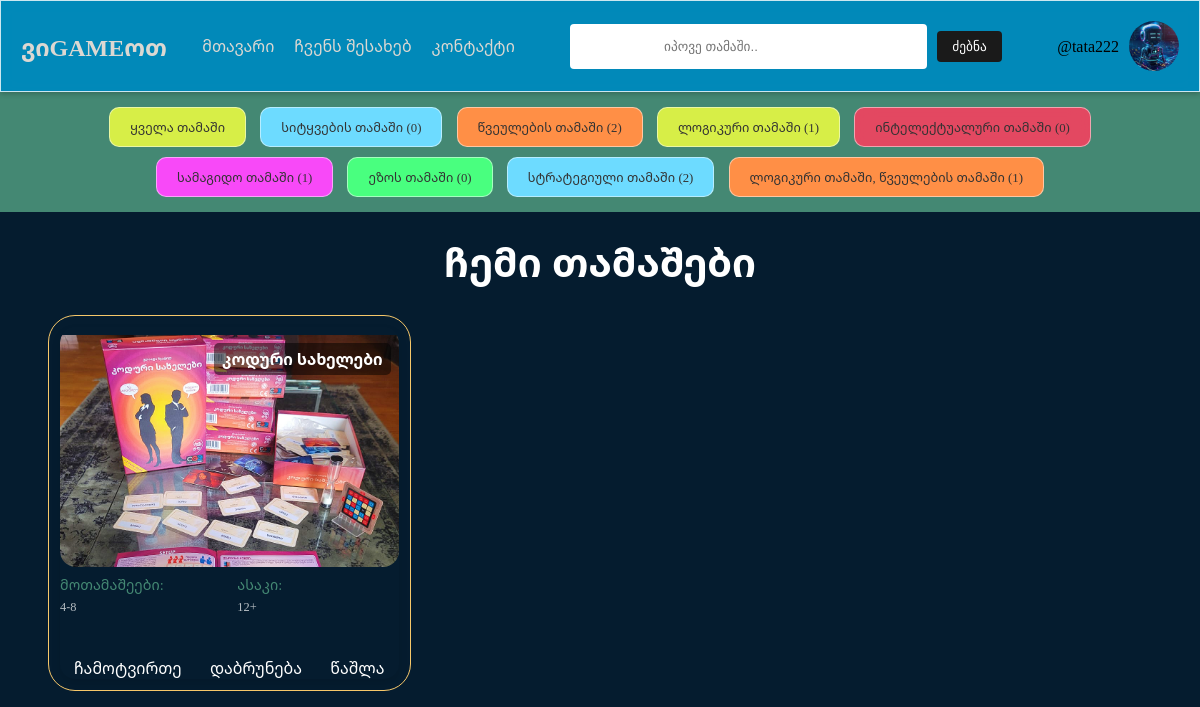
Screenshot of /profile/1/ (signed in) with the database file from the repository.
### findgame/models.py (models this page shows, shortened)
class User(AbstractUser):
    games = models.ManyToManyField(Game, blank=True, related_name='users')
    bio = models.TextField(null=True)
    avatar = models.ImageField(null=True, default='avatar.png')

class Category(models.Model):
    name = models.CharField(max_length=200)
    def __str__(self):
        return self.name

class Game(models.Model):
    creator = models.ForeignKey('User', on_delete=models.SET("Unknown Creator"))
    name = models.CharField(max_length=100)
    picture = models.ImageField(null=True, blank=True)
    equipment = models.CharField(max_length=100)
    category = models.ManyToManyField(Category, blank=True, related_name='games') #Many To Many
    recommendedAges = models.ForeignKey(Age, on_delete=models.PROTECT) #One To Many
    numberOfPlayers = models.CharField(max_length=20)
    keyFeatures = models.CharField(max_length=2000)
    tips = models.CharField(max_length=500)
    description = models.TextField(max_length=2000)
    howToPlay = models.TextField(max_length=20000)
    content = models.FileField(null=True)
    created = models.DateTimeField(auto_now_add=True)  #შენახვის დრო
    updated = models.DateTimeField(auto_now=True)
    class Meta:
        ordering = ['-created']

class Age(models.Model): #ყოველთვის ეს მშობელი კლასი გადაეცემა
    age = models.CharField(max_length=20)
    def __str__(self): # როგორ გამოჩნდეს ადმინში
        return self.age

### findgame/views.py (the view)
# urls.py: path('profile/<str:pk>/', views.profile, name='profile'),
def profile(request, pk):
    user = User.objects.get(id=pk) #დაფილტრული იუზერი
    q = request.GET.get('q') if request.GET.get('q') != None else ""
    games = user.games.filter(Q(name__icontains=q) | Q(description__icontains=q) | Q(category__name__icontains=q))  #ეს home-დან დავაკოპირე
    games = list(set(games))
    categories = Category.objects.all()
    heading = "ჩემი თამაშები"
    context = {'games': games, 'user': user, "heading": heading, "categories": categories}
    return render(request, 'findgame/profile.html', context)

### findgame/templates/findgame/profile.html (shortened to what this page needs)
{% extends 'main.html' %}
{% block content %}
    {% include 'findgame/game_card.html' %}
{% endblock %}

### templates/navbar.html (shortened to what this page needs)
{% load static %}
  <header>
    <nav class="navbar">
      <div class="container">
        <div class="logo">ვიGAMEოთ</div>
        <ul class="nav-links">
          <li><a href="{% url 'home' %}">მთავარი</a></li>
          <li><a href="{% url 'about' %}">ჩვენს შესახებ</a></li>
          <li><a href="{% url 'contact' %}">კონტაქტი</a></li>
        </ul>
        <form class="search-bar" role="search" action="">
          <input name = "q" type="text" placeholder=" იპოვე თამაში.. " aria-label="search">
          <button type="submit">ძებნა</button>
        </form>
        {% if request.user.is_authenticated %}
          <div class="profile-container">
              @{{ request.user.username }}
            <img src="{{ request.user.avatar.url }}" alt="Profile" class="profile-icon" id="profileIcon">
          </div>
          {% else %}
          <div class="sign-in-container">
              <a href="{% url 'login' %}" class="sign-in-button">შესვლა</a>
          </div>
        {% endif %}
      </div>
    </nav>
  </header>

### templates/lower_navbar.html
<nav class="lower-navbar">
    <ul>
        <li class="color3"><a  href="{% url 'home' %}">ყველა თამაში</a></li>
    {% for category in categories %}
        <li class="color{% cycle '1' '2' '3' '4' '5' '6' %}">
            <a href="{{ request.path }}?q={{ category.name }}">
            {{ category}} ({{ category.games.count }})
            </a>
        </li>
    {% endfor %}
    </ul>
</nav>

### findgame/templates/findgame/game_card.html
           {% load static %}
    <br>
    <div class="centered-heading">
        <h1 id="unique" class="new">{{ heading }}</h1>
    </div>
    <br>
<div class="container">
    <div class="grid">
        {% for game in games %}
        <div class="grid__item">
        <div class="card" tabindex="0">
        <div class="card__header relative">
            <a href="{% url 'game_description' game.id %}" class="more-button">
            <div class="card__image-container">
                <img src="{{ game.picture.url }}" alt="{{ game.name }}" class="card__image box-full">
                <h2 class="card__image-title">{{ game.name }}</h2>
            </div>
            </a>
        </div>
        <div class="card__content">
            <div class="card-details">
                <div class="detail-section">
                    <h2>მოთამაშეები:</h2>
                    <p>{{ game.numberOfPlayers }}</p>
                </div>
                <div class="detail-section">
                    <h2>ასაკი:</h2>
                    <p>{{ game.recommendedAges }}</p>
                </div>
            </div>
            <div class="card_buttons flex items-center space-between">
                <a href="{% url 'reading' game.id %}" class="btn">ჩამოტვირთე</a>
                {% if request.user.is_authenticated %}
                    {% if game in request.user.games.all %}
                        <a href="{% url 'remove' game.id %}" class="btn">დაბრუნება</a>
                    {% else %}
                        <a href="{% url 'adding' game.id %}" class="btn">❤</a>
                    {% endif %}
                    {% if request.user == game.creator %}
                        <a href="{% url 'delete_game' game.id %}" class="btn">წაშლა</a>
                    {% endif %}
                {% endif %}
            </div>
        </div>
    </div>
    </div>
        {% endfor %}
    </div>
    </div>

### static/styles/styles.css (style rules this page uses)
h1, h2, h3, p { margin: 0; }
h1 { font-size: 2.5rem; margin-bottom: 1rem; }
h2 { font-size: 1.8rem; margin-bottom: 0.8rem; }
p { font-size: 1rem; line-height: 1.6; }
.centered-heading { text-align: center; }
.profile-container { color: black; margin-left: 20px; }
.lower-navbar { background-color: #448873; display: flex; text-align: center; }
.lower-navbar ul { list-style: none; padding: 5px; margin: 5px; }
.lower-navbar li { display: inline-block; }
.lower-navbar a { backdrop-filter: blur(10px); border: 1px solid rgba(255, 255, 255, 0.5); display: block; margin: 5px; padding: 10px 20px; border-radius: 10px; text-decoration: none; color: #333; font-size: 0.8rem; }
.lower-navbar .color1 a { background-color: #6ddbff }
.lower-navbar .color2 a { background-color: #ff8f46; }
.lower-navbar .color3 a { background-color: #f0ff40db; }
.lower-navbar .color4 a { background-color: #fa3f5fe0; }
.lower-navbar .color5 a { background-color: #f849f8; }
.lower-navbar .color6 a { background-color: #49ff7f; }

### static/styles/base.css (style rules this page uses)
:root { --color-dark-01: 210, 11%, 7%; --color-dark-02: 210, 7%, 11%; --color-gray: 212, 6%, 46%; --color-light-orange: 40, 89%, 69%; --color-light-green: 143, 40%, 82%; --color-offwhite: 34, 89%, 96%; --color-crimson: 9, 80%, 65%; --duration: 0.4s; --ease: cubic-bezier(0.45, 0.05, 0.55, 0.95); --heading-1: 1.8rem, 1.6rem + 0.5vw, 2rem; --lh-default: 1.5; --ff-primary: 'DM Sans'; --ff-fallback: sans-serif; --rounded-xs: 0.4rem; --rounded-sm: 1rem; --spacer-xs: 1rem; --spacer-sm: 2rem; --spacer-grid: 2rem; --shadow-default: 0px 4px 16px rgba(17, 17, 26, 0.1), 0px 8px 32px rgba(17, 17, 26, 0.051); }
body { font-family: 'Noto Sans Georgian', serif; margin: 0; background-color: #051c2f; color: #fff; }
h1, h2, h3, p { margin: 0; }
h1 { font-size: 2.5rem; margin-bottom: 1rem; }
h2 { font-size: 1.8rem; margin-bottom: 0.8rem; }
p { font-size: 1rem; line-height: 1.6; }
a { text-decoration: none; color: white; }
.centered-heading { text-align: center; }
.grid { grid-template-columns: repeat(auto-fill, minmax(18rem, 1fr)); gap: var(--spacer-grid); width: 90%; }
.flex { display: flex; }

### static/styles/cards.css (style rules this page uses)
.card { display: inline-block; min-width: 25%; max-height: 30% padding: 0.3rem; border-radius: 15px; overflow: hidden; box-shadow: 0 5px 10px rgba(0, 0, 0, 0.1); transition: transform var(--duration) var(--ease), box-shadow var(--duration) var(--ease); outline: 1px solid hsl(var(--color-light-orange)); outline-offset: 0.7rem; }
.card__header { height: 15rem; overflow: hidden; border-radius: var(--rounded-sm); }
.card__image { width: 100%; height: 100%; object-fit: cover; transition: transform var(--duration) var(--ease); }
.card__image-container { position: relative; }
.card__image-title { position: absolute; top: 0.5rem; right: 0.5rem; background-color: rgba(0, 0, 0, 0.5); color: white; padding: 0.3rem 0.5rem; border-radius: 5px; font-size: 1rem; }
.card-details { display: flex; flex-wrap: wrap; gap: 1rem; margin-bottom: 1rem; }
.detail-section { flex: 1 1 23%; min-width: 80px; text-align: left; margin-top: 0.5rem; }
.detail-section h2 { font-size: 0.9rem; margin: 0 0 0.25rem 0; color: #448873; font-weight: 500; }
.detail-section p { font-size: 0.775rem; line-height: 1.4; color: hsl(var(--color-grey)); opacity: 0.7; }
.detail-section { flex: 1 1 45%; text-align: left; margin-bottom: 10px; }

### static/styles/navbar.css (style rules this page uses)
.navbar { background-color: rgba(0, 166, 221, 0.8); backdrop-filter: blur(10px); border: 1px solid rgba(255, 255, 255, 0.8); box-shadow: 0 2px 5px rgba(0, 0, 0, 0.2); color: hsl(34deg 12.25% 84.45%); padding: 20px; }
.container { display: flex; justify-content: space-between; align-items: center; }
.logo { font-size: 24px; font-weight: bold; }
.nav-links { list-style: none; margin: 0; padding: 0; display: flex; }
.nav-links li { margin-right: 20px; }
.nav-links a { color: hsl(34deg 12.25% 84.45%); text-decoration: none; }
.search-bar { display: flex; align-items: center; }
.search-bar input[type="text"] { padding: 15px 90px; border: none; border-radius: 4px; margin-right: 10px; }
.search-bar button[type="submit"] { padding: 8px 15px; background-color: #1a1a1a; color: white; border: none; border-radius: 4px; cursor: pointer; }
.profile-container { display: flex; align-items: center; gap: 10px; position: relative; }
.profile-icon { width: 50px; height: 50px; border-radius: 50%; cursor: pointer; }

### static/styles/buttons.css (style rules this page uses)
.btn { display: flex; justify-content: space-around; align-items: center; gap: 0.5rem; margin-top: 1rem; }
.more-button { display: flex; justify-content: center; margin-top: 0.5rem; }

### rows the page displays
User: user.username "tata222", user.avatar (placeholder picture)
Category: name "სიტყვების თამაში", games.count "0"
Category: name "წვეულების თამაში", games.count "2"
Category: name "ლოგიკური თამაში", games.count "1"
Category: name "ინტელექტუალური თამაში", games.count "0"
Category: name "სამაგიდო თამაში", games.count "1"
Category: name "ეზოს თამაში", games.count "0"
Category: name "სტრატეგიული თამაში", games.count "2"
Category: name "ლოგიკური თამაში, წვეულების თამაში", games.count "1"
Game: picture (picture), name "კოდური სახელები", numberOfPlayers "4-8", recommendedAges "12+", shows "დაბრუნება", shows "წაშლა"

### other values shown
{{ heading }} "ჩემი თამაშები"
